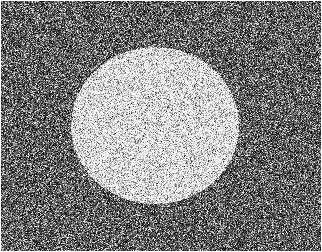
#> input picture P7/Data Image/Noisegray50%Gaussian.png, 322 x 252 px, found by its file name
$ python 'Pseudo_Code 4.13.py'
#> lines starting #> are read from the running program, lines starting #| are printed output that depends on the picture
# Pseudo code 4.13 - Morphological Operations (Closing after Opening)
import cv2
import numpy as np
import matplotlib.pyplot as plt
from scipy.ndimage import binary_opening, binary_closing

# Read the image
plt.show()
file_path = 'P7/Data Image/Noisegray50%Gaussian.png'
I = cv2.imread(file_path, cv2.IMREAD_GRAYSCALE)
#> I is the input picture: shape (252, 322); min 0, max 255, mean 129
I = I.astype(float)

# Define the structuring element (8-connectivity)
B = np.ones((3, 3))

# Perform morphological opening
Open = binary_opening(I, structure=B).astype(float)
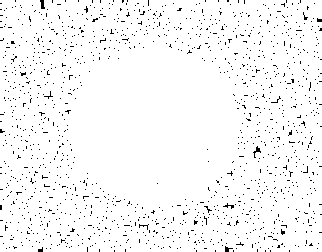
#> Open: shape (252, 322) float64; values 0 (black) and 1 (white), 96.8% white; black in thin lines or dots

# Perform morphological closing on the result of opening
Close = binary_closing(Open, structure=B).astype(float)
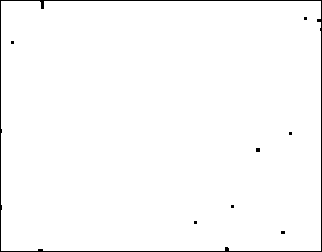
#> Close: shape (252, 322) float64; values 0 (black) and 1 (white), 98.4% white; black in thin lines or dots

# Display the original image
plt.figure(figsize=(6, 6))
plt.imshow(I, cmap='gray')
plt.title("Original Image")
plt.axis('off')
plt.show()

# Display the result of the morphological operations (CoO)
plt.figure(figsize=(6, 6))
plt.imshow(Close, cmap='gray')
plt.title("Result of Opening followed by Closing")
plt.axis('off')
plt.show()
